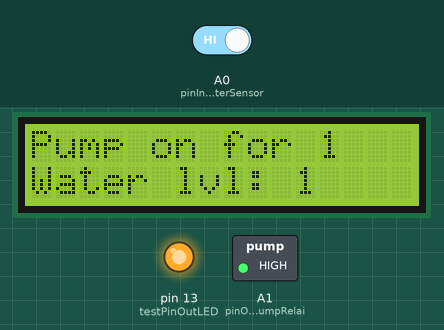
Recording of a program running on a simulated Arduino Uno, built with avr-gcc and run on an emulated ATmega328P. Parts: 16×2 character LCD, switched loads named in the program (green lamp = pin HIGH), output pins drawn as LEDs (lit = HIGH). The inputs (shaded band) are chosen by the test bench; at power-on: A0 (pinInWaterSensor) HIGH. What the program prints to the serial monitor is not drawn.

Above: at 1.2 s.
1.3 s: A0 (pinInWaterSensor) driven LOW
At 2.6 s:
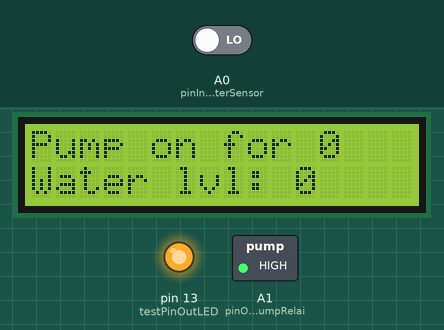
4.6 s: A0 (pinInWaterSensor) driven HIGH
At 7.0 s:
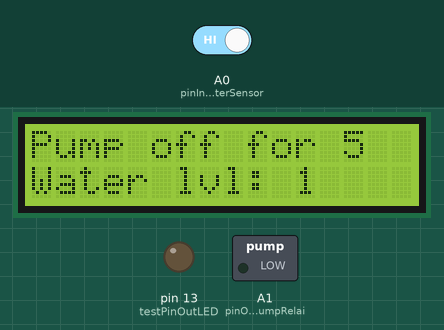
Timing chart, 0 to 13.9 s (numbered marks = the images above; inputs shaded):
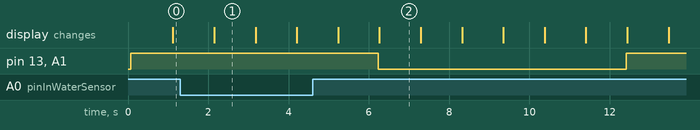

Measured:
- after the input at 1.3 s, pin 13 (testPinOutLED), A1 (pinOutPumpRelai): stays HIGH (without the input it goes to LOW after 1.8 s)
- after the input at 4.6 s, pin 13 (testPinOutLED), A1 (pinOutPumpRelai): HIGH → LOW after 1.6 s, → HIGH 6.2 s later
- what the display in image 1 shows lasts 1.1 s, from 2.1 s to 3.2 s

The program:

main.cpp
```cpp
#include <Arduino.h>
#include <Wire.h>
#include <LiquidCrystal_I2C.h>
LiquidCrystal_I2C lcd(0x27, 16, 2);

// put function declarations here:
// arduino used pins
int testPinHighLow = 8; // for testing
int testPinOutLED = 13; // led
int pinInWaterSensor = A0;
int pinOutPumpRelai = A1;

unsigned  int waterLevel = 0; // 0 = water hight, 1 = water low because INPUT_PULLUP activated
unsigned  long timeWaterPumpOn  = 2000; // time ms
unsigned  long timeWaterPumpOff = 5000; // time ms
unsigned  long waitOneSecond    = 1000; // time ms

void setup() // put your setup code here, to run once:
{
  pinMode(testPinHighLow, INPUT_PULLUP);
  pinMode(testPinOutLED, OUTPUT);
  pinMode(pinInWaterSensor, INPUT_PULLUP);
  pinMode(pinOutPumpRelai, OUTPUT);

  Serial.begin(9600);
  lcd.init();
  lcd.backlight();
}

void testHighLowPin(int pin) // intern INPUT_PULLUP resistor not work on pins 7 & 8 by my arduino
{
  for(int i=0; i<100; i++)
  {
    int pinState = digitalRead(pin);
    Serial.println("");Serial.print("Test high & low dtstr from pin: "); Serial.print(pin); Serial.print("=");Serial.println(pinState);
    if(pinState == 1) digitalWrite(13,HIGH); else digitalWrite(13,LOW);
    delay(1000);
  }
}

void viewDisplayAndLog(String messageOne, int valueOne, String messageTwo, int valueTwo)
{
  lcd.clear();
  lcd.setCursor(0, 0);
  lcd.print(messageOne); lcd.print(valueOne);
  lcd.setCursor(0, 1);
  lcd.print(messageTwo); lcd.print(valueTwo);

  Serial.println("");
  Serial.print(messageOne); Serial.println(valueOne);
  Serial.print(messageTwo); Serial.println(valueTwo);
  Serial.println("");
}

int getkWaterState() {return digitalRead(pinInWaterSensor);}

void activateWaterPumpAndCheckWaterLevel()
{
  int counterWaterPumpOn = (int)timeWaterPumpOn/1000;
  int counterWaterPumpOff = (int)timeWaterPumpOff/1000;

  digitalWrite(pinOutPumpRelai, HIGH); digitalWrite(testPinOutLED, HIGH);
  for(int i=counterWaterPumpOn; i>=0; i--) // turn pump off fur 15 seconds
  {
    viewDisplayAndLog("Pump on for ", i, "Water lvl: ", getkWaterState());
    delay(waitOneSecond);
  }
  digitalWrite(pinOutPumpRelai,LOW); digitalWrite(testPinOutLED, LOW);

  for(int i=counterWaterPumpOff; i>=0; i--) // turn pump on for 3 seconds
  {
    if(getkWaterState() == 0) break; // if water lvl is max, turn pump on before timer expires

    viewDisplayAndLog("Pump off for ", i, "Water lvl: ", getkWaterState());
    delay(waitOneSecond);
  }
}

void loop() // put your main code here, to run repeatedly:
{
  //testHighLowPin(testPinHighLow);
  activateWaterPumpAndCheckWaterLevel();
}
```
